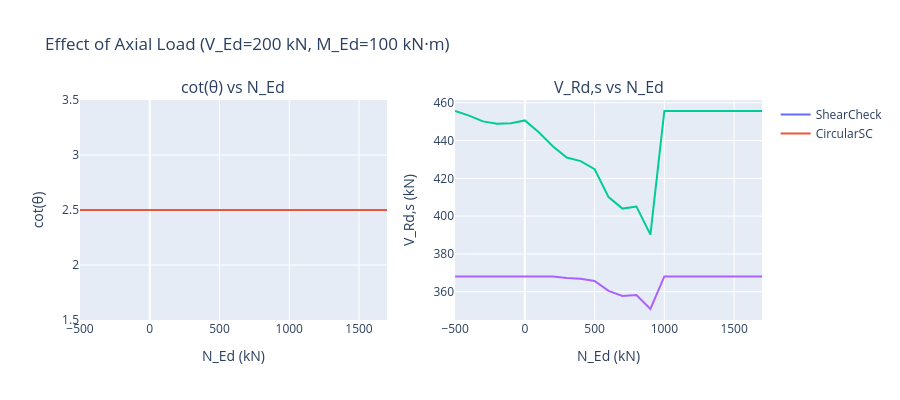

The notebook cell saved with this chart:
### Markdown cell above
---
## 6. Effect of Axial Load on cot(θ)

Axial compression affects σ_cp which influences α_cw and therefore K.

### Code cell
V_fixed, M_fixed = 200, 100
N_range = np.arange(-500, 1800, 100)

cot_std_N = []; cot_circ_N = []
vrds_std_N = []; vrds_circ_N = []

for N in N_range:
    lc = ShearLoadCase(V_Ed=V_fixed, M_Ed=M_fixed, N_Ed=float(N))
    rs = std.perform_check(load_case=lc)
    rc = circ.perform_shear_check(load_case=lc, force_cracked=True)
    cot_std_N.append(rs.details['cot_theta'])
    cot_circ_N.append(rc.details['cot_theta'])
    vrds_std_N.append(rs.details['V_Rd_s'])
    vrds_circ_N.append(rc.details['V_Rd_s'])

fig = make_subplots(rows=1, cols=2, subplot_titles=("cot(\u03b8) vs N_Ed", "V_Rd,s vs N_Ed"))
fig.add_trace(go.Scatter(x=N_range, y=cot_std_N, name="ShearCheck"), row=1, col=1)
fig.add_trace(go.Scatter(x=N_range, y=cot_circ_N, name="CircularSC"), row=1, col=1)
fig.add_trace(go.Scatter(x=N_range, y=vrds_std_N, name="ShearCheck", showlegend=False), row=1, col=2)
fig.add_trace(go.Scatter(x=N_range, y=vrds_circ_N, name="CircularSC", showlegend=False), row=1, col=2)

fig.update_xaxes(title_text="N_Ed (kN)")
fig.update_yaxes(title_text="cot(\u03b8)", row=1, col=1)
fig.update_yaxes(title_text="V_Rd,s (kN)", row=1, col=2)
fig.update_layout(title=f"Effect of Axial Load (V_Ed={V_fixed} kN, M_Ed={M_fixed} kN\u00b7m)", height=400)
fig.show()

### Figure 1 — Plotly figure (JSON) as saved in the notebook; plotly's stock layout.template omitted (floating-point values rounded to 4 significant figures)
{"data": [{"name": "ShearCheck", "type": "scatter", "x": [-500, -400, -300, -200, -100, 0, 100, 200, 300, 400, 500, 600, 700, 800, 900, 1000, 1100, 1200, 1300, 1400, 1500, 1600, 1700], "xaxis": "x", "y": [2.5, 2.5, 2.5, 2.5, 2.5, 2.5, 2.5, 2.5, 2.5, 2.5, 2.5, 2.5, 2.5, 2.5, 2.5, 2.5, 2.5, 2.5, 2.5, 2.5, 2.5, 2.5, 2.5], "yaxis": "y"}, {"name": "CircularSC", "type": "scatter", "x": [-500, -400, -300, -200, -100, 0, 100, 200, 300, 400, 500, 600, 700, 800, 900, 1000, 1100, 1200, 1300, 1400, 1500, 1600, 1700], "xaxis": "x", "y": [2.5, 2.5, 2.5, 2.5, 2.5, 2.5, 2.5, 2.5, 2.5, 2.5, 2.5, 2.5, 2.5, 2.5, 2.5, 2.5, 2.5, 2.5, 2.5, 2.5, 2.5, 2.5, 2.5], "yaxis": "y"}, {"name": "ShearCheck", "showlegend": false, "type": "scatter", "x": [-500, -400, -300, -200, -100, 0, 100, 200, 300, 400, 500, 600, 700, 800, 900, 1000, 1100, 1200, 1300, 1400, 1500, 1600, 1700], "xaxis": "x2", "y": [455.6, 453.2, 450.1, 448.9, 449.1, 450.6, 444.4, 437.0, 431.0, 429.1, 424.9, 410.0, 404.0, 405.0, 390.2, 455.6, 455.6, 455.6, 455.6, 455.6, 455.6, 455.6, 455.6], "yaxis": "y2"}, {"name": "CircularSC", "showlegend": false, "type": "scatter", "x": [-500, -400, -300, -200, -100, 0, 100, 200, 300, 400, 500, 600, 700, 800, 900, 1000, 1100, 1200, 1300, 1400, 1500, 1600, 1700], "xaxis": "x2", "y": [368.1, 368.1, 368.1, 368.1, 368.1, 368.1, 368.1, 368.1, 367.2, 366.8, 365.7, 360.4, 357.7, 358.2, 350.8, 368.1, 368.1, 368.1, 368.1, 368.1, 368.1, 368.1, 368.1], "yaxis": "y2"}], "layout": {"annotations": [{"font": {"size": 16}, "showarrow": false, "text": "cot(θ) vs N_Ed", "x": 0.225, "xanchor": "center", "xref": "paper", "y": 1, "yanchor": "bottom", "yref": "paper"}, {"font": {"size": 16}, "showarrow": false, "text": "V_Rd,s vs N_Ed", "x": 0.775, "xanchor": "center", "xref": "paper", "y": 1, "yanchor": "bottom", "yref": "paper"}], "height": 400, "title": {"text": "Effect of Axial Load (V_Ed=200 kN, M_Ed=100 kN·m)"}, "xaxis": {"anchor": "y", "domain": [0, 0.45], "title": {"text": "N_Ed (kN)"}}, "xaxis2": {"anchor": "y2", "domain": [0.55, 1], "title": {"text": "N_Ed (kN)"}}, "yaxis": {"anchor": "x", "domain": [0, 1], "title": {"text": "cot(θ)"}}, "yaxis2": {"anchor": "x2", "domain": [0, 1], "title": {"text": "V_Rd,s (kN)"}}}}
